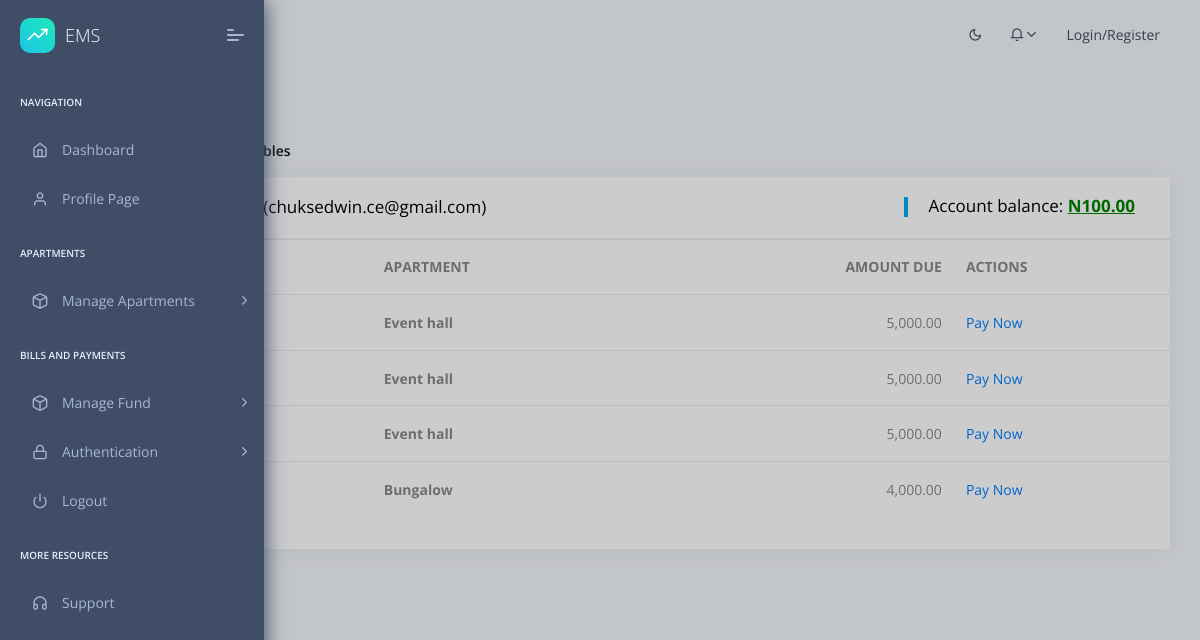
Page /bills/pending_bills_detail/4/ on the committed database.
### accounts/models.py (models this page shows, shortened)
class User(AbstractBaseUser):
    foto			= models.ImageField(null=True, blank=True, upload_to="image/", default="image/male.jpg")
    email 			= models.EmailField(max_length=255, unique=True)
    first_name		= models.CharField(max_length=225)
    last_name		= models.CharField(max_length=225)
    other_names		= models.CharField(max_length=225, blank=True, null=True)
    phone1          = models.CharField(max_length=11,null=True,blank=True)
    phone2          = models.CharField(max_length=11, blank=True, null=True)
    gender          = models.CharField(null=True, blank=True,max_length=10, choices=GENDER)
    active 			= models.BooleanField(default=False)
    staff 			= models.BooleanField(default=False)
    is_shop_owner 	= models.BooleanField(default=False)
    is_resident 	= models.BooleanField(default=False)
    admin			= models.BooleanField(default=False)
    group 			= models.ForeignKey(Group, on_delete=models.CASCADE, blank=True, null=True)
    timestamp 		= models.DateTimeField(auto_now_add=True, auto_now=False)
    USERNAME_FIELD = 'email'
    REQUIRED_FIELDS = ["first_name","last_name"]
    objects = UserManager()
    def __str__(self):
        return self.email

### bills/models.py (models this page shows, shortened)
class Wallet(models.Model):
    occupant        = models.OneToOneField(User,related_name='resident', on_delete=models.CASCADE, null=True, blank=True)
    account_balance = models.DecimalField(decimal_places=2, default='00.00', max_digits=20)
    created_by      = models.ForeignKey(User, on_delete=models.CASCADE, null=True, blank=True)
    date_created    = models.DateTimeField(auto_now_add=False, auto_now=True)
    last_updated    = models.DateTimeField(auto_now_add=True, auto_now=False)

class Bill(models.Model):
    occupant            = models.ForeignKey(User, on_delete=models.CASCADE)
    billed_for          = models.ForeignKey(Apartment,on_delete=models.CASCADE)
    amount_due          = models.DecimalField(decimal_places=2, default='00.00', max_digits=20)
    status              = models.CharField(max_length=10, choices=BILL_STATUS, default='billed')
    date_created        = models.DateField(auto_now_add=False, auto_now=True)
    last_updated        = models.DateTimeField(auto_now_add=True, auto_now=False)

### apartments/models.py (models this page shows, shortened)
class Apartment(models.Model):
    apartment_category = models.CharField(max_length=15, choices=ApartmentCategory)
    apartment_type = models.ForeignKey(ApartmentType,on_delete=models.CASCADE)
    phase = models.IntegerField()
    street = models.ForeignKey(Street,on_delete=models.CASCADE)
    compound = models.CharField(max_length=100)
    flat_number = models.IntegerField()
    status = models.CharField(max_length=15, choices=ApartmentStatus,default='free')
    date_created = models.DateTimeField(auto_now_add=True)
    created_by = models.ForeignKey(User,on_delete=models.CASCADE)

class ApartmentType(models.Model):
    title = models.CharField(max_length=100, unique=True)
    description = models.TextField(blank=True,null=True)
    price = models.DecimalField(decimal_places=2, default='00.00', max_digits=20)
    date_created = models.DateTimeField(auto_now_add=True)
    created_by = models.ForeignKey(User,on_delete=models.CASCADE)

### bills/views.py (the view)
# urls.py: path('pending_bills_detail/<user>/',views.pending_bills_detail_view,name='pending_bills_detail'),
def pending_bills_detail_view(request,user):
    occupant = User.objects.get(id=user)
    bills=Bill.objects.filter(status='billed',occupant=user)
    account_balance = Wallet.objects.get(occupant_id=user).account_balance
    context={"bills":bills,"occupant":occupant,"account_balance":account_balance}
    return render(request,'bills/pending_bills_detail.html',context)

### context_processors.py (called while the page is built)
def cfg_assets_root(request):
    return { 'ASSETS_ROOT' : settings.ASSETS_ROOT }

### templates/bills/pending_bills_detail.html (shortened to what this page needs)
{% extends "layouts/base.html" %}
{% load mathfilters %}
{% block content %}
    <section class="pcoded-main-container">
        <div class="pcoded-wrapper">
            <div class="pcoded-content">
                <div class="pcoded-inner-content">
                    <div class="page-header">
                        <div class="page-block">
                            <div class="row align-items-center">
                                <div class="col-md-12">
                                    <div class="page-header-title">
                                        <h5 class="m-b-10">Pending Bills</h5>
                                    </div>
                                    <ul class="breadcrumb">
                                        <li class="breadcrumb-item"><a href="/"></a></li>
                                        <li class="breadcrumb-item"><a href="#!">Tables</a></li>
                                        <li class="breadcrumb-item"><a href="javascript:">Basic Tables</a></li>
                                    </ul>
                                </div>
                            </div>
                        </div>
                    </div>
                    <div class="main-body">
                        <div class="page-wrapper">
                            <div class="row">
                                <div class="col-xl-12">
                                    <div class="card">
                                        <div class="card-header">
                                            <h5>{{occupant.first_name}} {{occupant.last_name}} || ({{occupant}})</h5>
                                            <h5 style="float: right;">Account balance:
                                                <span style="color: Green;"><b><u> N{{account_balance}}</u></b></span>
                                            </h5>
                                        </div>
                                        <div class="table table-responsive">
                                            <table class="table table-hover">
                                                <thead>
                                                    <tr>
                                                        <th>Date</th>
                                                        <th>APARTMENT</th>
                                                        <th style="text-align: right;">AMOUNT DUE</th>
                                                        <th>ACTIONS</th>
                                                    </tr>
                                                </thead>
                                                <tbody>
                                                    {% for bill in bills %}
                                                    <tr>
                                                        <td>{{bill.date_created}}</td>
                                                        <th>{{bill.billed_for.apartment_type.title}}</th>
                                                        <td style="text-align: right;">{{bill.amount_due}}</td>
                                                        <td><a href="{% url 'payment' bill.id %}">Pay Now</a></td>
                                                    </tr>
                                                    {% endfor %}
                                                </tbody>
                                            </table>
                                        </div>
                                    </div>
                                </div>
                            </div>
                        </div>
                    </div>
                </div>
            </div>
        </div>
    </section>
{% endblock content %}

### rows in the picture
User: email "chuksedwin.ce@gmail.com"
Wallet: account_balance "100.00"
Bill: billed_for.apartment_type "Event hall", amount_due "5,000.00"
Bill: billed_for.apartment_type "Event hall", amount_due "5,000.00"
Bill: billed_for.apartment_type "Event hall", amount_due "5,000.00"
Bill: billed_for.apartment_type "Bungalow", amount_due "4,000.00"
